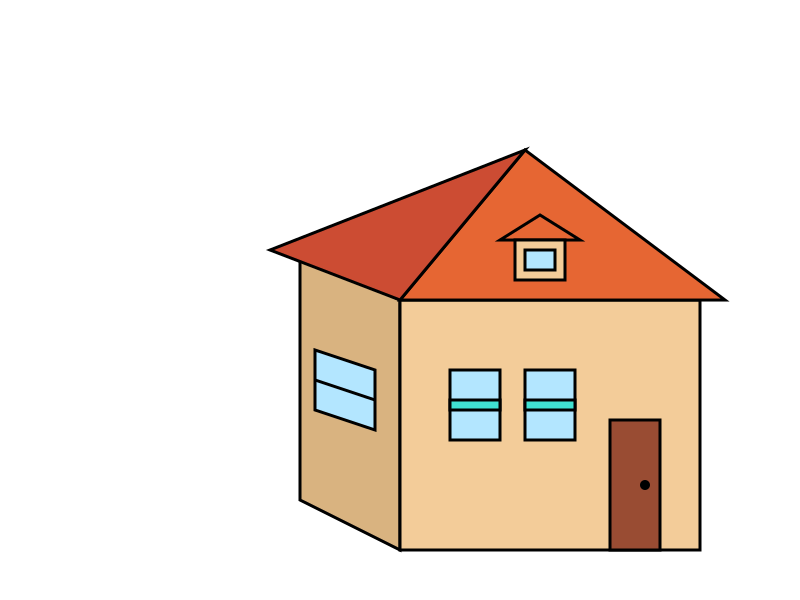

Python code for this plot:
import cairo

width, height = 800, 600
surface = cairo.ImageSurface(cairo.FORMAT_RGB24, width, height)
ctx = cairo.Context(surface)
ctx.set_source_rgb(1, 1, 1)  # White background
ctx.paint()

ctx.set_line_width(3) #for outlines

# Draw the left wall with outline
ctx.set_source_rgb(0.85, 0.7, 0.5)  # Darker beige for left wall
ctx.move_to(300, 250)  # Bottom left corner
ctx.line_to(400, 300)  # Top left corner
ctx.line_to(400, 550)  # Bottom right corner of the left wall
ctx.line_to(300, 500)  # Bottom left corner
ctx.close_path()
ctx.fill_preserve()
ctx.set_source_rgb(0, 0, 0)  # Black outline
ctx.stroke()

# Draw the front wall with outline
ctx.set_source_rgb(0.95, 0.8, 0.6)  # Light beige for front wall
ctx.move_to(400, 300)  # Top left corner of front wall
ctx.line_to(700, 300)  # Top right corner of front wall
ctx.line_to(700, 550)  # Bottom right corner
ctx.line_to(400, 550)  # Bottom left corner
ctx.close_path()
ctx.fill_preserve()
ctx.set_source_rgb(0, 0, 0)  # Black outline
ctx.stroke()

# Draw the roof (front-facing part) with outline, positioned above the front wall
ctx.set_source_rgb(0.9, 0.4, 0.2)  # Roof color
ctx.move_to(400, 300)  # Left edge of the roof
ctx.line_to(525, 150)  # Roof peak
ctx.line_to(725, 300)  # Right edge of the roof
ctx.close_path()
ctx.fill_preserve()
ctx.set_source_rgb(0, 0, 0)  # Black outline
ctx.stroke()

# Draw the roof (side part) with outline
ctx.set_source_rgb(0.8, 0.3, 0.2)  # Darker roof side color
ctx.move_to(525, 150)  # Roof peak
ctx.line_to(400, 300)  # Top left corner of the side roof
ctx.line_to(270, 250)  # Left edge of the side roof
ctx.close_path()
ctx.fill_preserve()
ctx.set_source_rgb(0, 0, 0)  # Black outline
ctx.stroke()

# Draw the dormer (small roof structure on top) with outline
ctx.set_source_rgb(0.9, 0.4, 0.2)  # Dormer roof color
ctx.move_to(500, 240)
ctx.line_to(540, 215)
ctx.line_to(580, 240)
ctx.close_path()
ctx.fill_preserve()
ctx.set_source_rgb(0, 0, 0)  # Black outline
ctx.stroke()

# Dormer wall with outline
ctx.set_source_rgb(0.95, 0.8, 0.6)  # Dormer wall color
ctx.rectangle(515, 240, 50, 40)
ctx.fill_preserve()
ctx.set_source_rgb(0, 0, 0)  # Black outline
ctx.stroke()

# Dormer window with outline
ctx.set_source_rgb(0.7, 0.9, 1)  # Light blue for window
ctx.rectangle(525, 250, 30, 20)
ctx.fill_preserve()
ctx.set_source_rgb(0, 0, 0)  # Black outline
ctx.stroke()

# Front windows with outline
ctx.set_source_rgb(0.7, 0.9, 1)  # Window color
ctx.rectangle(450, 370, 50, 70)
ctx.fill_preserve()
ctx.set_source_rgb(0, 0, 0)  # Black outline
ctx.stroke()
ctx.rectangle(525, 370, 50, 70)
ctx.set_source_rgb(0.7, 0.9, 1)
ctx.fill_preserve()
ctx.set_source_rgb(0, 0, 0)  # Black outline
ctx.stroke()

ctx.set_source_rgb(0.25, 0.88, 0.82)
ctx.rectangle(450, 400, 50, 10)
ctx.fill_preserve()
ctx.set_source_rgb(0, 0, 0)  # Black outline
ctx.stroke()

ctx.set_source_rgb(0.25, 0.88, 0.82)
ctx.rectangle(525, 400, 50, 10)
ctx.fill_preserve()
ctx.set_source_rgb(0, 0, 0)  # Black outline
ctx.stroke()

# Front door with outline
ctx.set_source_rgb(0.6, 0.3, 0.2)  # Door color
ctx.rectangle(610, 420, 50, 130)
ctx.fill_preserve()
ctx.set_source_rgb(0, 0, 0)  # Black outline
ctx.stroke()

# Door knob
ctx.arc(645, 485, 5, 0, 2 * 3.1416)
ctx.set_source_rgb(0, 0, 0)  # Black for knob
ctx.fill()

#Left wall window
ctx.set_source_rgb(0.7, 0.9, 1)  # Light blue for window
ctx.move_to(315, 350)  # Top-left corner
ctx.line_to(375, 370)  # Top-right corner
ctx.line_to(375, 430)  # Bottom-right corner
ctx.line_to(315, 410)  # Bottom-left corner
ctx.close_path()
ctx.fill_preserve()
ctx.set_source_rgb(0, 0, 0)  # Black outline
ctx.stroke()

#Horizontal bar for left window
ctx.move_to(315, 380)  # Horizontal bar top point
ctx.line_to(375, 400)  # Horizontal bar bottom point
ctx.stroke()

# Save the result
surface.write_to_png("3D_house.png")
